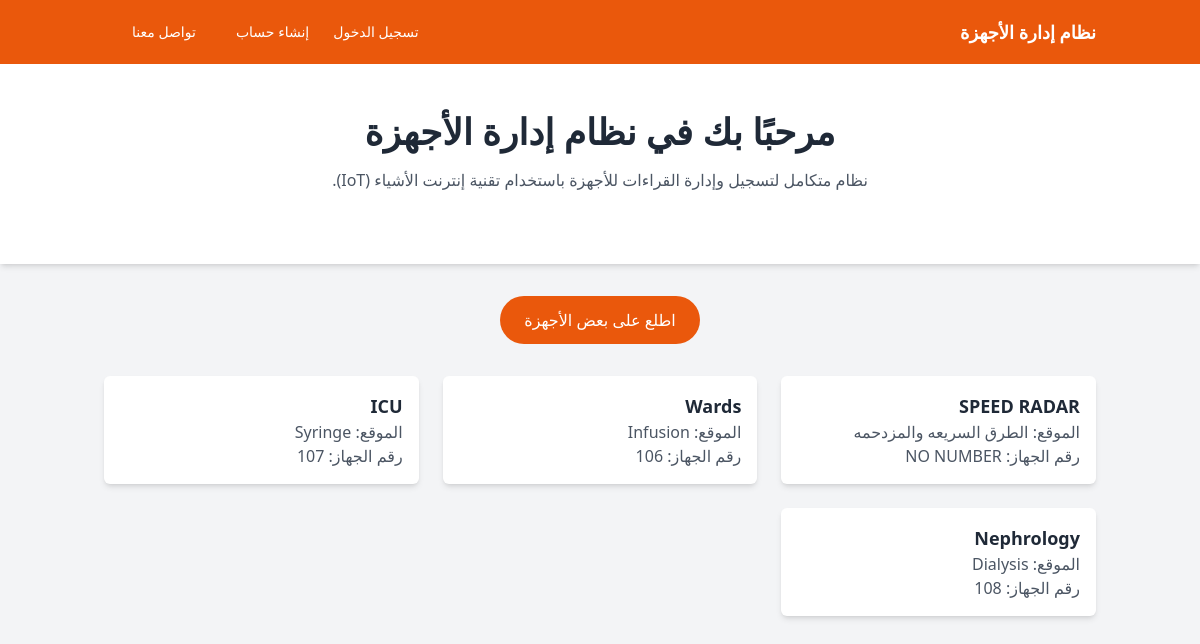
The page / on the database its author committed.
### shared_app/models.py (models this page shows, shortened)
class Device(models.Model):
    name = models.CharField(max_length=100, verbose_name="اسم الجهاز")
    device_number = models.CharField(max_length=50, verbose_name="رقم الجهاز")
    function = models.TextField(verbose_name="وظيفة الجهاز")
    location = models.CharField(max_length=200, verbose_name="الموقع")
    class Meta:
        verbose_name = "جهاز"
        verbose_name_plural = "الأجهزة"

### shared_app/views.py (the view)
# urls.py: path('', views.home, name='home'),
def home(request):
    devices = Device.objects.all()[:6]  # جلب عدد محدود من الأجهزة للعرض
    return render(request, 'shared_app/home.html', {'devices': devices})

### shared_app/templates/shared_app/home.html (shortened to what this page needs)
<!DOCTYPE html>
<html lang="ar" dir="rtl">
<head>
    <script src="https://cdn.tailwindcss.com"></script>
</head>
<body class="bg-gray-100">
    <nav class="bg-orange-600">
        <div class="container mx-auto flex justify-between items-center h-16 px-4">
            <a href="/" class="text-white text-lg font-bold">نظام إدارة الأجهزة</a>
            <div class="flex space-x-4">
                <a href="/login" class="text-white hover:bg-orange-500 px-3 py-2 rounded-md text-sm">تسجيل الدخول</a>
                <a href="/register" class="text-white hover:bg-orange-500 px-3 py-2 rounded-md text-sm">إنشاء حساب</a>
                <a href="/contact" class="text-white hover:bg-orange-500 px-3 py-2 rounded-md text-sm">تواصل معنا</a>
            </div>
        </div>
    </nav>
    <header class="bg-white py-12 shadow-md">
        <div class="container mx-auto text-center">
            <h1 class="text-4xl font-bold text-gray-800 mb-4">مرحبًا بك في نظام إدارة الأجهزة</h1>
            <p class="text-gray-600 mb-6">
                نظام متكامل لتسجيل وإدارة القراءات للأجهزة باستخدام تقنية إنترنت الأشياء (IoT).
            </p>
        </div>
    </header>
    <main class="container mx-auto px-4 py-8">
        <div class="text-center mb-8">
            <button class="px-6 py-3 bg-orange-600 text-white font-medium rounded-full hover:bg-orange-700 transition">
                <a href="/devices">اطلع على بعض الأجهزة</a>
            </button>
        </div>
        <div class="grid grid-cols-1 md:grid-cols-2 lg:grid-cols-3 gap-6">
            {% for device in devices %}
            <div class="bg-white shadow-md rounded-md p-4">
                <h2 class="text-lg font-bold text-gray-800">{{ device.name }}</h2>
                <p class="text-gray-600">الموقع: {{ device.location }}</p>
                <p class="text-gray-600">رقم الجهاز: {{ device.device_number }}</p>
            </div>
            {% empty %}
            <p class="col-span-full text-center text-gray-500">لا توجد أجهزة متاحة حاليًا</p>
            {% endfor %}
        </div>
    </main>
</body>
</html>

### rows shown on the page
Device: name "SPEED RADAR", location "الطرق السريعه والمزدحمه", device_number "NO NUMBER"
Device: name "Wards", location "Infusion", device_number "106"
Device: name "ICU", location "Syringe", device_number "107"
Device: name "Nephrology", location "Dialysis", device_number "108"
